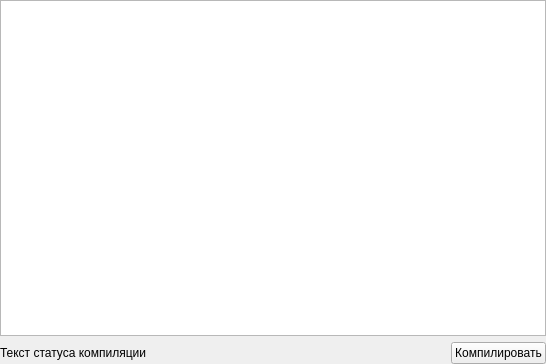
<?xml version="1.0" encoding="UTF-8"?>
<ui version="4.0">
 <class>SourceCodeWidget</class>
 <widget class="QWidget" name="SourceCodeWidget">
  <property name="geometry">
   <rect>
    <x>0</x>
    <y>0</y>
    <width>546</width>
    <height>364</height>
   </rect>
  </property>
  <property name="windowTitle">
   <string>Form</string>
  </property>
  <layout class="QVBoxLayout" name="verticalLayout">
   <property name="leftMargin">
    <number>0</number>
   </property>
   <property name="topMargin">
    <number>0</number>
   </property>
   <property name="rightMargin">
    <number>0</number>
   </property>
   <property name="bottomMargin">
    <number>0</number>
   </property>
   <item>
    <widget class="SourceCodeEditor" name="textEditSourceCode">
     <property name="font">
      <font>
       <family>Consolas</family>
       <pointsize>11</pointsize>
      </font>
     </property>
     <property name="lineWrapMode">
      <enum>QTextEdit::NoWrap</enum>
     </property>
    </widget>
   </item>
   <item>
    <layout class="QHBoxLayout" name="horizontalLayout_3">
     <item>
      <widget class="QLabel" name="labelCompileStatus">
       <property name="text">
        <string>&lt;html&gt;&lt;head/&gt;&lt;body&gt;&lt;p&gt;Текст статуса компиляции&lt;/p&gt;&lt;/body&gt;&lt;/html&gt;</string>
       </property>
      </widget>
     </item>
     <item>
      <spacer name="horizontalSpacer">
       <property name="orientation">
        <enum>Qt::Horizontal</enum>
       </property>
       <property name="sizeHint" stdset="0">
        <size>
         <width>40</width>
         <height>20</height>
        </size>
       </property>
      </spacer>
     </item>
     <item>
      <widget class="QPushButton" name="pushButtonCompile">
       <property name="text">
        <string>Компилировать</string>
       </property>
      </widget>
     </item>
    </layout>
   </item>
  </layout>
 </widget>
 <customwidgets>
  <customwidget>
   <class>SourceCodeEditor</class>
   <extends>QTextEdit</extends>
   <header>SourceCodeEditor.h</header>
  </customwidget>
 </customwidgets>
 <resources/>
 <connections/>
</ui>
